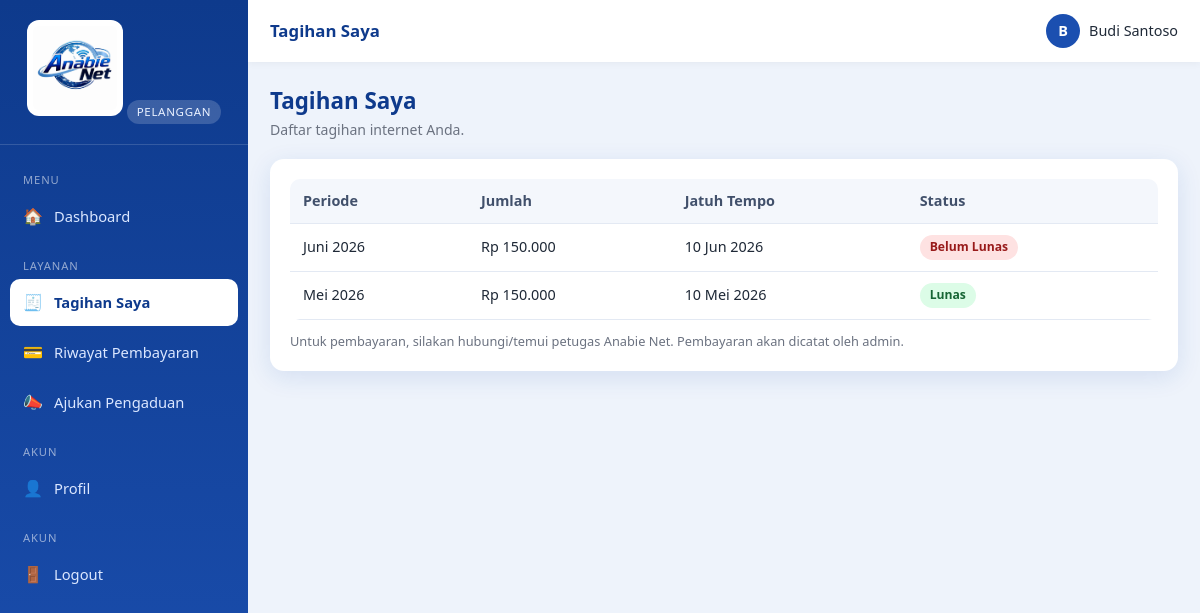
/index.php?r=my.tagihan (signed in), run on the app's committed database.
### tables this page shows
CREATE TABLE `pelanggan` (
  `id`          INT AUTO_INCREMENT PRIMARY KEY,
  `user_id`     INT DEFAULT NULL,
  `kode`        VARCHAR(30) NOT NULL UNIQUE,
  `nama`        VARCHAR(120) NOT NULL,
  `no_hp`       VARCHAR(25) NOT NULL,
  `email`       VARCHAR(120) DEFAULT NULL,
  `alamat`      TEXT NOT NULL,
  `paket_id`    INT DEFAULT NULL,
  `status`      ENUM('aktif','isolir','nonaktif') NOT NULL DEFAULT 'aktif',
  `tgl_pasang`  DATE DEFAULT NULL,
  `created_at`  TIMESTAMP DEFAULT CURRENT_TIMESTAMP,
  CONSTRAINT `fk_pelanggan_user`  FOREIGN KEY (`user_id`)  REFERENCES `users`(`id`) ON DELETE SET NULL,
  CONSTRAINT `fk_pelanggan_paket` FOREIGN KEY (`paket_id`) REFERENCES `paket`(`id`) ON DELETE SET NULL
);

CREATE TABLE `tagihan` (
  `id`           INT AUTO_INCREMENT PRIMARY KEY,
  `pelanggan_id` INT NOT NULL,
  `periode`      VARCHAR(7) NOT NULL,             
  `jumlah`       DECIMAL(12,2) NOT NULL DEFAULT 0,
  `jatuh_tempo`  DATE DEFAULT NULL,
  `status`       ENUM('belum_lunas','lunas') NOT NULL DEFAULT 'belum_lunas',
  `keterangan`   VARCHAR(255) DEFAULT NULL,
  `created_at`   TIMESTAMP DEFAULT CURRENT_TIMESTAMP,
  CONSTRAINT `fk_tagihan_pelanggan` FOREIGN KEY (`pelanggan_id`) REFERENCES `pelanggan`(`id`) ON DELETE CASCADE
);

### app/lib/view.php (called while the page is built, shortened)
<?php
function render(string $view, array $data = [], array $opts = []): void
{
    extract($data, EXTR_SKIP);
    $title  = $opts['title']  ?? APP_NAME;
    $active = $opts['active'] ?? '';
    include VIEW_PATH . '/' . $view . '.php';
    $content = ob_get_clean();
    include VIEW_PATH . '/partials/layout.php';
}

### app/controllers/my.php (called while the page is built, shortened)
<?php
function require_pelanggan_data(): array
{
    $p = current_pelanggan();
    return $p;
}
function ctl_my_tagihan(): void
{
    $p = require_pelanggan_data();
    $tagihan = query_all(
        "SELECT * FROM tagihan WHERE pelanggan_id=? ORDER BY periode DESC", [$p['id']]
    );
    render('pelanggan/tagihan', compact('p', 'tagihan'),
        ['title' => 'Tagihan Saya', 'active' => 'my.tagihan']);
}

### public/index.php (called while the page is built, shortened)
<?php
require __DIR__ . '/../app/lib/db.php';
require __DIR__ . '/../app/lib/helpers.php';
require __DIR__ . '/../app/lib/auth.php';
require __DIR__ . '/../app/lib/nav.php';
require __DIR__ . '/../app/lib/view.php';
$r = $_GET['r'] ?? '';
[$handler, $roles] = $routes[$r];
call_user_func($handler);

### app/lib/auth.php (called while the page is built, shortened)
<?php
function current_user(): ?array
{
    return $_SESSION['user'] ?? null;
}
function current_pelanggan(): ?array
{
    $u = current_user();
    return query_one('SELECT * FROM pelanggan WHERE user_id = ?', [$u['id']]);
}

### app/lib/db.php (called while the page is built, shortened)
<?php
function db(): PDO
{
    static $pdo = null;
    if ($pdo === null) {
        $dsn = sprintf('mysql:host=%s;port=%s;dbname=%s;charset=utf8mb4', DB_HOST, DB_PORT, DB_NAME);
        try {
            $pdo = new PDO($dsn, DB_USER, DB_PASS, [
                PDO::ATTR_ERRMODE            => PDO::ERRMODE_EXCEPTION,
                PDO::ATTR_DEFAULT_FETCH_MODE => PDO::FETCH_ASSOC,
                PDO::ATTR_EMULATE_PREPARES   => false,
            ]);
        } catch (PDOException $e) {
            http_response_code(500);
            die('Koneksi database gagal: ' . htmlspecialchars($e->getMessage()));
        }
    }
    return $pdo;
}
function query_one(string $sql, array $params = []): ?array
{
    $st = db()->prepare($sql);
    $st->execute($params);
    $row = $st->fetch();
    return $row === false ? null : $row;
}
function query_all(string $sql, array $params = []): array
{
    $st = db()->prepare($sql);
    $st->execute($params);
    return $st->fetchAll();
}

### app/lib/helpers.php (called while the page is built, shortened)
<?php
function e($v): string
{
    return htmlspecialchars((string) ($v ?? ''), ENT_QUOTES, 'UTF-8');
}
function url(string $path = ''): string
{
    return BASE_URL . '/' . ltrim($path, '/');
}
function route(string $r, array $params = []): string
{
    $qs = array_merge(['r' => $r], $params);
    return url('index.php') . '?' . http_build_query($qs);
}
function rupiah($n): string
{
    return 'Rp ' . number_format((float) $n, 0, ',', '.');
}
function tgl_id($d): string
{
    $ts = strtotime($d);
    $bulan = [1=>'Jan','Feb','Mar','Apr','Mei','Jun','Jul','Agu','Sep','Okt','Nov','Des'];
    return date('d', $ts) . ' ' . $bulan[(int) date('n', $ts)] . ' ' . date('Y', $ts);
}
function periode_id(string $p): string
{
    $bulan = [1=>'Januari','Februari','Maret','April','Mei','Juni','Juli','Agustus','September','Oktober','November','Desember'];
    [$y, $m] = array_pad(explode('-', $p), 2, '1');
    return ($bulan[(int) $m] ?? $m) . ' ' . $y;
}
function status_badge(string $status): string
{
    $map = [
        'lunas' => 'badge-success', 'belum_lunas' => 'badge-danger',
        'aktif' => 'badge-success', 'isolir' => 'badge-warning', 'nonaktif' => 'badge-muted',
        'baru' => 'badge-info', 'diproses' => 'badge-warning', 'selesai' => 'badge-success',
    ];
    return $map[$status] ?? 'badge-muted';
}
function status_label(string $status): string
{
    $map = [
        'belum_lunas' => 'Belum Lunas', 'lunas' => 'Lunas',
        'aktif' => 'Aktif', 'isolir' => 'Isolir', 'nonaktif' => 'Nonaktif',
        'baru' => 'Baru', 'diproses' => 'Diproses', 'selesai' => 'Selesai',
    ];
    return $map[$status] ?? ucfirst(str_replace('_', ' ', $status));
}

### app/lib/nav.php (called while the page is built, shortened)
<?php
function role_label(string $role): string
{
    return match ($role) {
        'owner' => 'Owner', 'admin' => 'Admin', 'pelanggan' => 'Pelanggan', default => $role,
    };
}

### app/views/pelanggan/tagihan.php (the view)
<div class="page-head">
  <div><h1>Tagihan Saya</h1><p class="sub">Daftar tagihan internet Anda.</p></div>
</div>
<div class="card">
  <div class="table-wrap"><table class="tbl">
    <thead><tr><th>Periode</th><th class="text-right">Jumlah</th><th>Jatuh Tempo</th><th>Status</th></tr></thead>
    <tbody>
    <?php if (!$tagihan): ?>
      <tr><td colspan="4"><div class="empty">Belum ada tagihan.</div></td></tr>
    <?php else: foreach ($tagihan as $t): ?>
      <tr>
        <td><?= e(periode_id($t['periode'])) ?></td>
        <td class="text-right"><?= rupiah($t['jumlah']) ?></td>
        <td><?= tgl_id($t['jatuh_tempo']) ?></td>
        <td><span class="badge <?= status_badge($t['status']) ?>"><?= status_label($t['status']) ?></span></td>
      </tr>
    <?php endforeach; endif; ?>
    </tbody>
  </table></div>
  <p class="form-hint" style="margin-top:12px">Untuk pembayaran, silakan hubungi/temui petugas <?= APP_NAME ?>. Pembayaran akan dicatat oleh admin.</p>
</div>

### app/views/partials/layout.php (shortened to what this page needs)
<?php
$u = current_user();
$role = current_role();
$items = nav_items($role);
?>
<!DOCTYPE html>
<html lang="id">
<head>
  <link rel="stylesheet" href="<?= url('assets/css/style.css') ?>">
</head>
<body>
<div class="layout">
  <aside class="sidebar">
    <div class="sidebar-head">
      <img src="<?= url('assets/img/logo.png') ?>" alt="<?= APP_NAME ?>">
      <div class="role-tag"><?= e(role_label($role)) ?></div>
    </div>
    <nav class="nav">
      <?php
      $lastGroup = null;
      foreach ($items as [$r, $label, $ico, $group]):
          if ($group !== $lastGroup): $lastGroup = $group; ?>
            <div class="nav-sep"><?= e($group) ?></div>
      <?php endif; ?>
        <a href="<?= route($r) ?>" class="<?= $active === $r ? 'active' : '' ?>">
          <span class="ico"><?= $ico ?></span><span><?= e($label) ?></span>
        </a>
      <?php endforeach; ?>
      <div class="nav-sep">Akun</div>
      <a href="<?= route('logout') ?>"><span class="ico">🚪</span><span>Logout</span></a>
    </nav>
  </aside>
  <div class="main">
    <header class="topbar">
      <h2><?= e($title) ?></h2>
      <div class="user-chip">
        <span class="avatar"><?= e(strtoupper(substr($u['nama'], 0, 1))) ?></span>
        <span class="no-print"><?= e($u['nama']) ?></span>
      </div>
    </header>
    <main class="content">
      <?= $content ?>
    </main>
  </div>
</div>
</body>
</html>

### public/assets/css/style.css (style rules this page uses)
:root { --primary:#1b4fb0; --primary-dark:#0e3a8c; --primary-light:#3b82f6; --accent:#22a7f0; --bg:#eef3fb; --surface:#ffffff; --text:#1f2937; --muted:#6b7280; --border:#e3e9f3; --success:#16a34a; --danger:#dc2626; --warning:#d97706; --info:#0284c7; --shadow:0 6px 24px rgba(27,79,176,.12); --radius:14px; --sidebar-w:248px; }
* { box-sizing:border-box;margin:0;padding:0 }
html,body { height:100% }
body { font-family:'Segoe UI',Roboto,Helvetica,Arial,sans-serif; background:var(--bg); color:var(--text); line-height:1.55; font-size:15px; }
a { color:var(--primary);text-decoration:none }
img { max-width:100% }
.form-hint { font-size:.8rem;color:var(--muted);margin-top:4px }
.layout { display:flex;min-height:100vh }
.sidebar { width:var(--sidebar-w);background:linear-gradient(180deg,var(--primary-dark),var(--primary)); color:#eaf1ff;position:fixed;top:0;left:0;bottom:0;display:flex;flex-direction:column; z-index:60;transition:transform .25s ease; }
.sidebar-head { padding:20px 18px;text-align:center;border-bottom:1px solid rgba(255,255,255,.15) }
.sidebar-head img { width:96px;background:#fff;border-radius:12px;padding:6px }
.sidebar-head .role-tag { display:inline-block;margin-top:10px;font-size:.72rem;letter-spacing:.06em;text-transform:uppercase; background:rgba(255,255,255,.18);padding:3px 10px;border-radius:20px; }
.nav { flex:1;overflow-y:auto;padding:12px 10px }
.nav a { display:flex;align-items:center;gap:11px;color:#dbe7ff;padding:11px 13px;border-radius:10px; font-size:.92rem;margin-bottom:3px;transition:background .12s; }
.nav a .ico { width:20px;text-align:center;font-size:1rem }
.nav a.active { background:#fff;color:var(--primary-dark);font-weight:600 }
.nav .nav-sep { font-size:.7rem;text-transform:uppercase;letter-spacing:.08em;color:rgba(255,255,255,.55);padding:14px 13px 5px }
.main { flex:1;margin-left:var(--sidebar-w);display:flex;flex-direction:column;min-width:0 }
.topbar { background:var(--surface);height:62px;display:flex;align-items:center;gap:14px; padding:0 22px;box-shadow:0 1px 8px rgba(0,0,0,.05);position:sticky;top:0;z-index:40; }
.topbar h2 { font-size:1.05rem;color:var(--primary-dark);flex:1;font-weight:600 }
.topbar .user-chip { display:flex;align-items:center;gap:9px;font-size:.9rem }
.topbar .user-chip .avatar { width:34px;height:34px;border-radius:50%;background:var(--primary);color:#fff; display:flex;align-items:center;justify-content:center;font-weight:700; }
.content { padding:22px;flex:1 }
.card { background:var(--surface);border-radius:var(--radius);box-shadow:var(--shadow);padding:20px;margin-bottom:20px }
.page-head { display:flex;align-items:center;justify-content:space-between;gap:12px;flex-wrap:wrap;margin-bottom:18px }
.page-head h1 { font-size:1.4rem;color:var(--primary-dark) }
.page-head .sub { color:var(--muted);font-size:.88rem }
.table-wrap { overflow-x:auto;border-radius:10px }
table.tbl { width:100%;border-collapse:collapse;font-size:.9rem;min-width:560px }
table.tbl th,table.tbl td { padding:11px 13px;text-align:left;border-bottom:1px solid var(--border);vertical-align:middle }
table.tbl th { background:#f4f7fc;color:#41506b;font-weight:600;white-space:nowrap }
.badge { display:inline-block;padding:3px 10px;border-radius:20px;font-size:.76rem;font-weight:600 }
.badge-success { background:#dcfce7;color:#166534 }
.badge-danger { background:#fee2e2;color:#991b1b }
.text-right { text-align:right }

### data on the page
pelanggan: nama "B", nama "Budi Santoso"
tagihan: periode "Juni 2026", jumlah "Rp 150.000", jatuh_tempo "10 Jun 2026", status "Belum Lunas"
tagihan: periode "Mei 2026", jumlah "Rp 150.000", jatuh_tempo "10 Mei 2026", status "Lunas"

### other printed values
role_label($role) "PELANGGAN"
$group "MENU"
$ico "🏠"
$label "Dashboard"
$group "LAYANAN"
$ico "🧾"
$label "Tagihan Saya"
$ico "💳"
$label "Riwayat Pembayaran"
$ico "📣"
$label "Ajukan Pengaduan"
$group "AKUN"
$ico "👤"
$label "Profil"
$title "Tagihan Saya"
